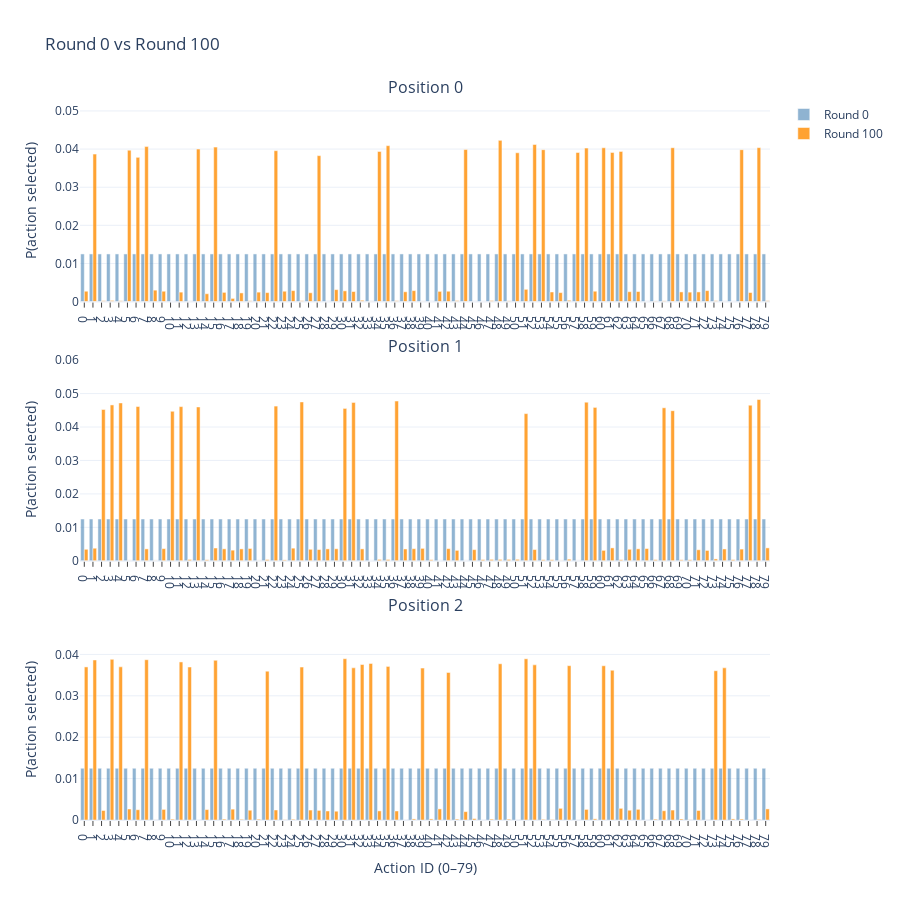

Notebook source saved alongside this figure:
### Code cell
# make sure you’ve advanced to round 100 already
# for r in range(1, 101):
#     _ = tracker.next_round(use_mc_if_needed=True, n_sim=50_000)

tracker.plot_compare(0, 100, title="Round 0 vs Round 100")

### Figure 1 — Plotly figure (JSON) as saved in the notebook; plotly's stock layout.template omitted (floating-point values rounded to 4 significant figures)
{"data": [{"customdata": [[0], [0], [0], [0], [0], [0], [0], [0], [0], [0], [0], [0], [0], [0], [0], [0], [0], [0], [0], [0], [0], [0], [0], [0], [0], [0], [0], [0], [0], [0], [0], [0], [0], [0], [0], [0], [0], [0], [0], [0], [0], [0], [0], [0], [0], [0], [0], [0], [0], [0], [0], [0], [0], [0], [0], [0], [0], [0], [0], [0], [0], [0], [0], [0], [0], [0], [0], [0], [0], [0], [0], [0], [0], [0], [0], [0], [0], [0], [0], [0]], "hovertemplate": "Position: %{customdata[0]}<br>Action: %{x}<br>Round: 0<br>P: %{y:.6f}<extra></extra>", "marker": {"color": "steelblue"}, "name": "Round 0", "opacity": 0.6, "showlegend": true, "type": "bar", "x": [0, 1, 2, 3, 4, 5, 6, 7, 8, 9, 10, 11, 12, 13, 14, 15, 16, 17, 18, 19, 20, 21, 22, 23, 24, 25, 26, 27, 28, 29, 30, 31, 32, 33, 34, 35, 36, 37, 38, 39, 40, 41, 42, 43, 44, 45, 46, 47, 48, 49, 50, 51, 52, 53, 54, 55, 56, 57, 58, 59, 60, 61, 62, 63, 64, 65, 66, 67, 68, 69, 70, 71, 72, 73, 74, 75, 76, 77, 78, 79], "xaxis": "x", "y": [0.0125, 0.0125, 0.0125, 0.0125, 0.0125, 0.0125, 0.0125, 0.0125, 0.0125, 0.0125, 0.0125, 0.0125, 0.0125, 0.0125, 0.0125, 0.0125, 0.0125, 0.0125, 0.0125, 0.0125, 0.0125, 0.0125, 0.0125, 0.0125, 0.0125, 0.0125, 0.0125, 0.0125, 0.0125, 0.0125, 0.0125, 0.0125, 0.0125, 0.0125, 0.0125, 0.0125, 0.0125, 0.0125, 0.0125, 0.0125, 0.0125, 0.0125, 0.0125, 0.0125, 0.0125, 0.0125, 0.0125, 0.0125, 0.0125, 0.0125, 0.0125, 0.0125, 0.0125, 0.0125, 0.0125, 0.0125, 0.0125, 0.0125, 0.0125, 0.0125, 0.0125, 0.0125, 0.0125, 0.0125, 0.0125, 0.0125, 0.0125, 0.0125, 0.0125, 0.0125, 0.0125, 0.0125, 0.0125, 0.0125, 0.0125, 0.0125, 0.0125, 0.0125, 0.0125, 0.0125], "yaxis": "y"}, {"customdata": [[0], [0], [0], [0], [0], [0], [0], [0], [0], [0], [0], [0], [0], [0], [0], [0], [0], [0], [0], [0], [0], [0], [0], [0], [0], [0], [0], [0], [0], [0], [0], [0], [0], [0], [0], [0], [0], [0], [0], [0], [0], [0], [0], [0], [0], [0], [0], [0], [0], [0], [0], [0], [0], [0], [0], [0], [0], [0], [0], [0], [0], [0], [0], [0], [0], [0], [0], [0], [0], [0], [0], [0], [0], [0], [0], [0], [0], [0], [0], [0]], "hovertemplate": "Position: %{customdata[0]}<br>Action: %{x}<br>Round: 100<br>P: %{y:.6f}<extra></extra>", "marker": {"color": "darkorange"}, "name": "Round 100", "opacity": 0.8, "showlegend": true, "type": "bar", "x": [0, 1, 2, 3, 4, 5, 6, 7, 8, 9, 10, 11, 12, 13, 14, 15, 16, 17, 18, 19, 20, 21, 22, 23, 24, 25, 26, 27, 28, 29, 30, 31, 32, 33, 34, 35, 36, 37, 38, 39, 40, 41, 42, 43, 44, 45, 46, 47, 48, 49, 50, 51, 52, 53, 54, 55, 56, 57, 58, 59, 60, 61, 62, 63, 64, 65, 66, 67, 68, 69, 70, 71, 72, 73, 74, 75, 76, 77, 78, 79], "xaxis": "x", "y": [0.00272, 0.03868, 0.00022, 0.0003, 0.0002, 0.03972, 0.03784, 0.04066, 0.003, 0.00272, 0.0, 0.00248, 6e-05, 0.04, 0.00206, 0.04052, 0.00242, 0.00084, 0.00228, 0.0002, 0.00248, 0.00236, 0.03958, 0.00272, 0.00288, 0.00022, 0.00232, 0.03828, 0.0, 0.00314, 0.00282, 0.00264, 0.00034, 6e-05, 0.03938, 0.0409, 0.00022, 0.00258, 0.00288, 6e-05, 0.0, 0.00268, 0.00272, 0.00026, 0.03988, 0.0, 2e-05, 0.00026, 0.0423, 0.00018, 0.03904, 0.00322, 0.0412, 0.03984, 0.00252, 0.00236, 0.00034, 0.0391, 0.04026, 0.00272, 0.04034, 0.03912, 0.03938, 0.0026, 0.00264, 2e-05, 0.00014, 0.00018, 0.04036, 0.00254, 0.00248, 0.00254, 0.00288, 0.00022, 4e-05, 2e-05, 0.03984, 0.00238, 0.04038, 0.00022], "yaxis": "y"}, {"customdata": [[1], [1], [1], [1], [1], [1], [1], [1], [1], [1], [1], [1], [1], [1], [1], [1], [1], [1], [1], [1], [1], [1], [1], [1], [1], [1], [1], [1], [1], [1], [1], [1], [1], [1], [1], [1], [1], [1], [1], [1], [1], [1], [1], [1], [1], [1], [1], [1], [1], [1], [1], [1], [1], [1], [1], [1], [1], [1], [1], [1], [1], [1], [1], [1], [1], [1], [1], [1], [1], [1], [1], [1], [1], [1], [1], [1], [1], [1], [1], [1]], "hovertemplate": "Position: %{customdata[0]}<br>Action: %{x}<br>Round: 0<br>P: %{y:.6f}<extra></extra>", "marker": {"color": "steelblue"}, "name": "Round 0", "opacity": 0.6, "showlegend": false, "type": "bar", "x": [0, 1, 2, 3, 4, 5, 6, 7, 8, 9, 10, 11, 12, 13, 14, 15, 16, 17, 18, 19, 20, 21, 22, 23, 24, 25, 26, 27, 28, 29, 30, 31, 32, 33, 34, 35, 36, 37, 38, 39, 40, 41, 42, 43, 44, 45, 46, 47, 48, 49, 50, 51, 52, 53, 54, 55, 56, 57, 58, 59, 60, 61, 62, 63, 64, 65, 66, 67, 68, 69, 70, 71, 72, 73, 74, 75, 76, 77, 78, 79], "xaxis": "x2", "y": [0.0125, 0.0125, 0.0125, 0.0125, 0.0125, 0.0125, 0.0125, 0.0125, 0.0125, 0.0125, 0.0125, 0.0125, 0.0125, 0.0125, 0.0125, 0.0125, 0.0125, 0.0125, 0.0125, 0.0125, 0.0125, 0.0125, 0.0125, 0.0125, 0.0125, 0.0125, 0.0125, 0.0125, 0.0125, 0.0125, 0.0125, 0.0125, 0.0125, 0.0125, 0.0125, 0.0125, 0.0125, 0.0125, 0.0125, 0.0125, 0.0125, 0.0125, 0.0125, 0.0125, 0.0125, 0.0125, 0.0125, 0.0125, 0.0125, 0.0125, 0.0125, 0.0125, 0.0125, 0.0125, 0.0125, 0.0125, 0.0125, 0.0125, 0.0125, 0.0125, 0.0125, 0.0125, 0.0125, 0.0125, 0.0125, 0.0125, 0.0125, 0.0125, 0.0125, 0.0125, 0.0125, 0.0125, 0.0125, 0.0125, 0.0125, 0.0125, 0.0125, 0.0125, 0.0125, 0.0125], "yaxis": "y2"}, {"customdata": [[1], [1], [1], [1], [1], [1], [1], [1], [1], [1], [1], [1], [1], [1], [1], [1], [1], [1], [1], [1], [1], [1], [1], [1], [1], [1], [1], [1], [1], [1], [1], [1], [1], [1], [1], [1], [1], [1], [1], [1], [1], [1], [1], [1], [1], [1], [1], [1], [1], [1], [1], [1], [1], [1], [1], [1], [1], [1], [1], [1], [1], [1], [1], [1], [1], [1], [1], [1], [1], [1], [1], [1], [1], [1], [1], [1], [1], [1], [1], [1]], "hovertemplate": "Position: %{customdata[0]}<br>Action: %{x}<br>Round: 100<br>P: %{y:.6f}<extra></extra>", "marker": {"color": "darkorange"}, "name": "Round 100", "opacity": 0.8, "showlegend": false, "type": "bar", "x": [0, 1, 2, 3, 4, 5, 6, 7, 8, 9, 10, 11, 12, 13, 14, 15, 16, 17, 18, 19, 20, 21, 22, 23, 24, 25, 26, 27, 28, 29, 30, 31, 32, 33, 34, 35, 36, 37, 38, 39, 40, 41, 42, 43, 44, 45, 46, 47, 48, 49, 50, 51, 52, 53, 54, 55, 56, 57, 58, 59, 60, 61, 62, 63, 64, 65, 66, 67, 68, 69, 70, 71, 72, 73, 74, 75, 76, 77, 78, 79], "xaxis": "x2", "y": [0.00344, 0.00376, 0.04524, 0.0466, 0.0472, 6e-05, 0.04612, 0.00356, 6e-05, 0.00364, 0.0447, 0.0461, 0.0004, 0.046, 0.0003, 0.00382, 0.00358, 0.00318, 0.00356, 0.00368, 6e-05, 0.00038, 0.04626, 0.00026, 0.00378, 0.0475, 0.00344, 0.00336, 0.00356, 0.0036, 0.04556, 0.04736, 0.00356, 0.0, 0.00042, 0.0004, 0.04776, 0.00354, 0.00362, 0.00372, 0.00032, 0.0, 0.00364, 0.00312, 2e-05, 0.00334, 0.00036, 0.00042, 0.00042, 0.00042, 0.00044, 0.044, 0.00336, 0.00032, 0.00032, 8e-05, 0.00048, 2e-05, 0.04744, 0.04586, 0.00312, 0.00386, 0.00032, 0.00344, 0.00358, 0.00366, 0.00034, 0.04574, 0.04488, 0.0003, 0.0003, 0.0033, 0.0031, 0.00056, 0.00354, 0.00034, 0.0035, 0.04652, 0.04822, 0.00386], "yaxis": "y2"}, {"customdata": [[2], [2], [2], [2], [2], [2], [2], [2], [2], [2], [2], [2], [2], [2], [2], [2], [2], [2], [2], [2], [2], [2], [2], [2], [2], [2], [2], [2], [2], [2], [2], [2], [2], [2], [2], [2], [2], [2], [2], [2], [2], [2], [2], [2], [2], [2], [2], [2], [2], [2], [2], [2], [2], [2], [2], [2], [2], [2], [2], [2], [2], [2], [2], [2], [2], [2], [2], [2], [2], [2], [2], [2], [2], [2], [2], [2], [2], [2], [2], [2]], "hovertemplate": "Position: %{customdata[0]}<br>Action: %{x}<br>Round: 0<br>P: %{y:.6f}<extra></extra>", "marker": {"color": "steelblue"}, "name": "Round 0", "opacity": 0.6, "showlegend": false, "type": "bar", "x": [0, 1, 2, 3, 4, 5, 6, 7, 8, 9, 10, 11, 12, 13, 14, 15, 16, 17, 18, 19, 20, 21, 22, 23, 24, 25, 26, 27, 28, 29, 30, 31, 32, 33, 34, 35, 36, 37, 38, 39, 40, 41, 42, 43, 44, 45, 46, 47, 48, 49, 50, 51, 52, 53, 54, 55, 56, 57, 58, 59, 60, 61, 62, 63, 64, 65, 66, 67, 68, 69, 70, 71, 72, 73, 74, 75, 76, 77, 78, 79], "xaxis": "x3", "y": [0.0125, 0.0125, 0.0125, 0.0125, 0.0125, 0.0125, 0.0125, 0.0125, 0.0125, 0.0125, 0.0125, 0.0125, 0.0125, 0.0125, 0.0125, 0.0125, 0.0125, 0.0125, 0.0125, 0.0125, 0.0125, 0.0125, 0.0125, 0.0125, 0.0125, 0.0125, 0.0125, 0.0125, 0.0125, 0.0125, 0.0125, 0.0125, 0.0125, 0.0125, 0.0125, 0.0125, 0.0125, 0.0125, 0.0125, 0.0125, 0.0125, 0.0125, 0.0125, 0.0125, 0.0125, 0.0125, 0.0125, 0.0125, 0.0125, 0.0125, 0.0125, 0.0125, 0.0125, 0.0125, 0.0125, 0.0125, 0.0125, 0.0125, 0.0125, 0.0125, 0.0125, 0.0125, 0.0125, 0.0125, 0.0125, 0.0125, 0.0125, 0.0125, 0.0125, 0.0125, 0.0125, 0.0125, 0.0125, 0.0125, 0.0125, 0.0125, 0.0125, 0.0125, 0.0125, 0.0125], "yaxis": "y3"}, {"customdata": [[2], [2], [2], [2], [2], [2], [2], [2], [2], [2], [2], [2], [2], [2], [2], [2], [2], [2], [2], [2], [2], [2], [2], [2], [2], [2], [2], [2], [2], [2], [2], [2], [2], [2], [2], [2], [2], [2], [2], [2], [2], [2], [2], [2], [2], [2], [2], [2], [2], [2], [2], [2], [2], [2], [2], [2], [2], [2], [2], [2], [2], [2], [2], [2], [2], [2], [2], [2], [2], [2], [2], [2], [2], [2], [2], [2], [2], [2], [2], [2]], "hovertemplate": "Position: %{customdata[0]}<br>Action: %{x}<br>Round: 100<br>P: %{y:.6f}<extra></extra>", "marker": {"color": "darkorange"}, "name": "Round 100", "opacity": 0.8, "showlegend": false, "type": "bar", "x": [0, 1, 2, 3, 4, 5, 6, 7, 8, 9, 10, 11, 12, 13, 14, 15, 16, 17, 18, 19, 20, 21, 22, 23, 24, 25, 26, 27, 28, 29, 30, 31, 32, 33, 34, 35, 36, 37, 38, 39, 40, 41, 42, 43, 44, 45, 46, 47, 48, 49, 50, 51, 52, 53, 54, 55, 56, 57, 58, 59, 60, 61, 62, 63, 64, 65, 66, 67, 68, 69, 70, 71, 72, 73, 74, 75, 76, 77, 78, 79], "xaxis": "x3", "y": [0.03698, 0.03866, 0.0023, 0.03882, 0.037, 0.00266, 0.00248, 0.03872, 2e-05, 0.00256, 0.0002, 0.03818, 0.03696, 0.0, 0.00252, 0.03858, 0.00022, 0.00262, 0.00016, 0.00236, 0.0002, 0.03596, 0.00242, 6e-05, 0.00018, 0.03694, 0.0024, 0.00232, 0.00218, 0.00212, 0.03896, 0.03676, 0.03756, 0.03782, 0.0022, 0.0371, 0.00218, 0.0, 0.00026, 0.0367, 0.00026, 0.00268, 0.03564, 0.00022, 0.00202, 0.00034, 0.0, 0.0002, 0.03774, 0.0002, 0.0, 0.03894, 0.03748, 0.00016, 0.0001, 0.00282, 0.03728, 0.0, 0.00256, 0.00028, 0.03726, 0.03618, 0.00282, 0.00236, 0.00258, 0.0, 0.0002, 0.00224, 0.0024, 0.00024, 4e-05, 0.0023, 2e-05, 0.03606, 0.03676, 0.00026, 0.00022, 0.0, 0.00014, 0.00268], "yaxis": "y3"}], "layout": {"annotations": [{"font": {"size": 16}, "showarrow": false, "text": "Position 0", "x": 0.5, "xanchor": "center", "xref": "paper", "y": 1, "yanchor": "bottom", "yref": "paper"}, {"font": {"size": 16}, "showarrow": false, "text": "Position 1", "x": 0.5, "xanchor": "center", "xref": "paper", "y": 0.64, "yanchor": "bottom", "yref": "paper"}, {"font": {"size": 16}, "showarrow": false, "text": "Position 2", "x": 0.5, "xanchor": "center", "xref": "paper", "y": 0.28, "yanchor": "bottom", "yref": "paper"}], "bargap": 0.15, "barmode": "group", "height": 900, "title": {"text": "Round 0 vs Round 100"}, "xaxis": {"anchor": "y", "domain": [0, 1], "showticklabels": true, "tickmode": "array", "ticks": "outside", "ticktext": ["0", "1", "2", "3", "4", "5", "6", "7", "8", "9", "10", "11", "12", "13", "14", "15", "16", "17", "18", "19", "20", "21", "22", "23", "24", "25", "26", "27", "28", "29", "30", "31", "32", "33", "34", "35", "36", "37", "38", "39", "40", "41", "42", "43", "44", "45", "46", "47", "48", "49", "50", "51", "52", "53", "54", "55", "56", "57", "58", "59", "60", "61", "62", "63", "64", "65", "66", "67", "68", "69", "70", "71", "72", "73", "74", "75", "76", "77", "78", "79"], "tickvals": [0, 1, 2, 3, 4, 5, 6, 7, 8, 9, 10, 11, 12, 13, 14, 15, 16, 17, 18, 19, 20, 21, 22, 23, 24, 25, 26, 27, 28, 29, 30, 31, 32, 33, 34, 35, 36, 37, 38, 39, 40, 41, 42, 43, 44, 45, 46, 47, 48, 49, 50, 51, 52, 53, 54, 55, 56, 57, 58, 59, 60, 61, 62, 63, 64, 65, 66, 67, 68, 69, 70, 71, 72, 73, 74, 75, 76, 77, 78, 79]}, "xaxis2": {"anchor": "y2", "domain": [0, 1], "showticklabels": true, "tickmode": "array", "ticks": "outside", "ticktext": ["0", "1", "2", "3", "4", "5", "6", "7", "8", "9", "10", "11", "12", "13", "14", "15", "16", "17", "18", "19", "20", "21", "22", "23", "24", "25", "26", "27", "28", "29", "30", "31", "32", "33", "34", "35", "36", "37", "38", "39", "40", "41", "42", "43", "44", "45", "46", "47", "48", "49", "50", "51", "52", "53", "54", "55", "56", "57", "58", "59", "60", "61", "62", "63", "64", "65", "66", "67", "68", "69", "70", "71", "72", "73", "74", "75", "76", "77", "78", "79"], "tickvals": [0, 1, 2, 3, 4, 5, 6, 7, 8, 9, 10, 11, 12, 13, 14, 15, 16, 17, 18, 19, 20, 21, 22, 23, 24, 25, 26, 27, 28, 29, 30, 31, 32, 33, 34, 35, 36, 37, 38, 39, 40, 41, 42, 43, 44, 45, 46, 47, 48, 49, 50, 51, 52, 53, 54, 55, 56, 57, 58, 59, 60, 61, 62, 63, 64, 65, 66, 67, 68, 69, 70, 71, 72, 73, 74, 75, 76, 77, 78, 79]}, "xaxis3": {"anchor": "y3", "domain": [0, 1], "showticklabels": true, "tickmode": "array", "ticks": "outside", "ticktext": ["0", "1", "2", "3", "4", "5", "6", "7", "8", "9", "10", "11", "12", "13", "14", "15", "16", "17", "18", "19", "20", "21", "22", "23", "24", "25", "26", "27", "28", "29", "30", "31", "32", "33", "34", "35", "36", "37", "38", "39", "40", "41", "42", "43", "44", "45", "46", "47", "48", "49", "50", "51", "52", "53", "54", "55", "56", "57", "58", "59", "60", "61", "62", "63", "64", "65", "66", "67", "68", "69", "70", "71", "72", "73", "74", "75", "76", "77", "78", "79"], "tickvals": [0, 1, 2, 3, 4, 5, 6, 7, 8, 9, 10, 11, 12, 13, 14, 15, 16, 17, 18, 19, 20, 21, 22, 23, 24, 25, 26, 27, 28, 29, 30, 31, 32, 33, 34, 35, 36, 37, 38, 39, 40, 41, 42, 43, 44, 45, 46, 47, 48, 49, 50, 51, 52, 53, 54, 55, 56, 57, 58, 59, 60, 61, 62, 63, 64, 65, 66, 67, 68, 69, 70, 71, 72, 73, 74, 75, 76, 77, 78, 79], "title": {"text": "Action ID (0–79)"}}, "yaxis": {"anchor": "x", "domain": [0.72, 1], "range": [0, 0.05287], "title": {"text": "P(action selected)"}}, "yaxis2": {"anchor": "x2", "domain": [0.36, 0.64], "range": [0, 0.06027], "title": {"text": "P(action selected)"}}, "yaxis3": {"anchor": "x3", "domain": [0, 0.28], "range": [0, 0.0487], "title": {"text": "P(action selected)"}}}}
